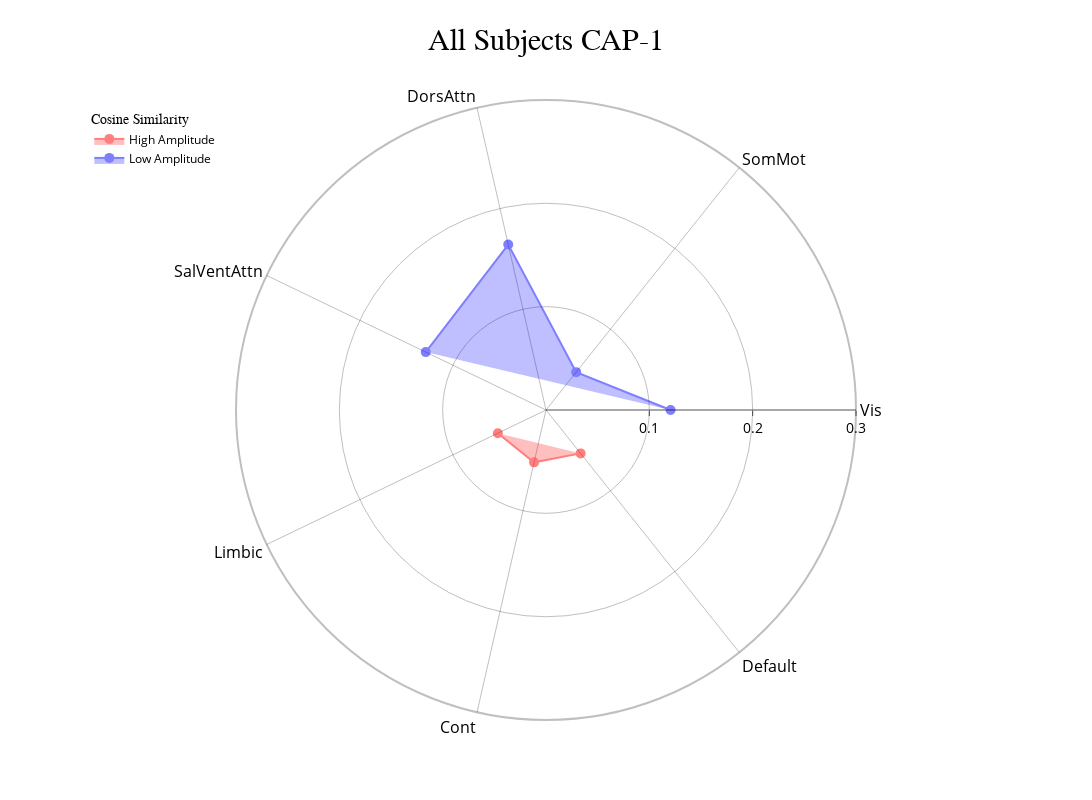
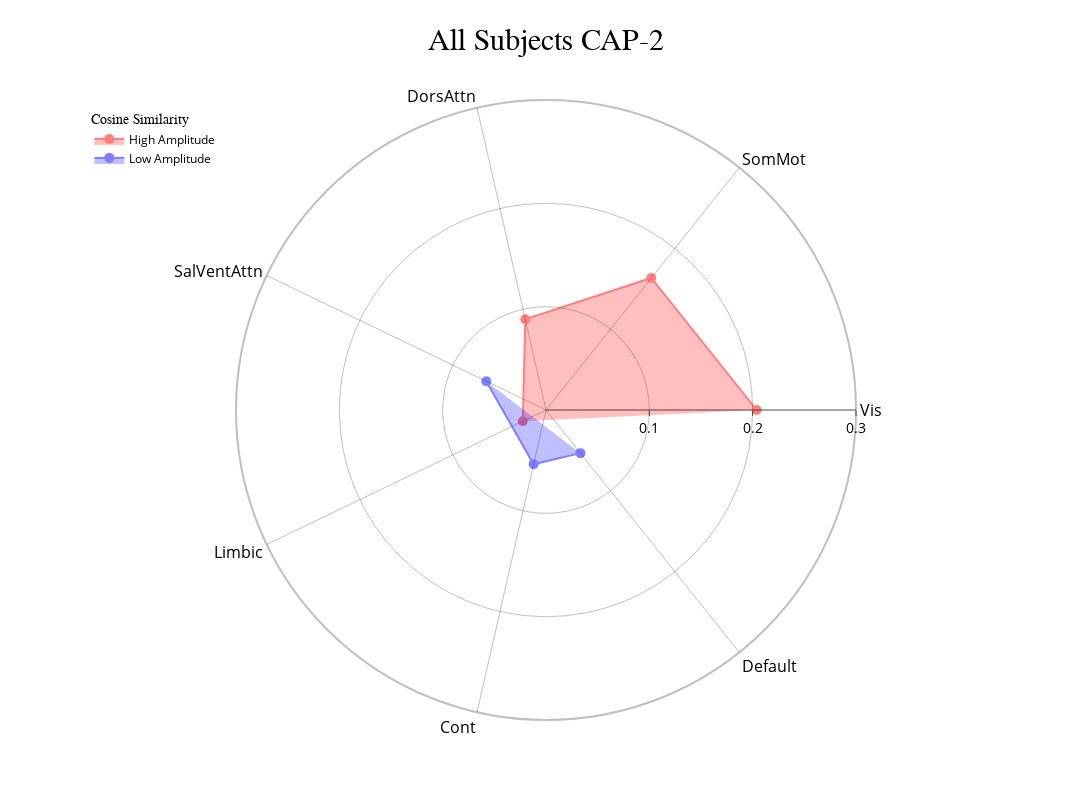
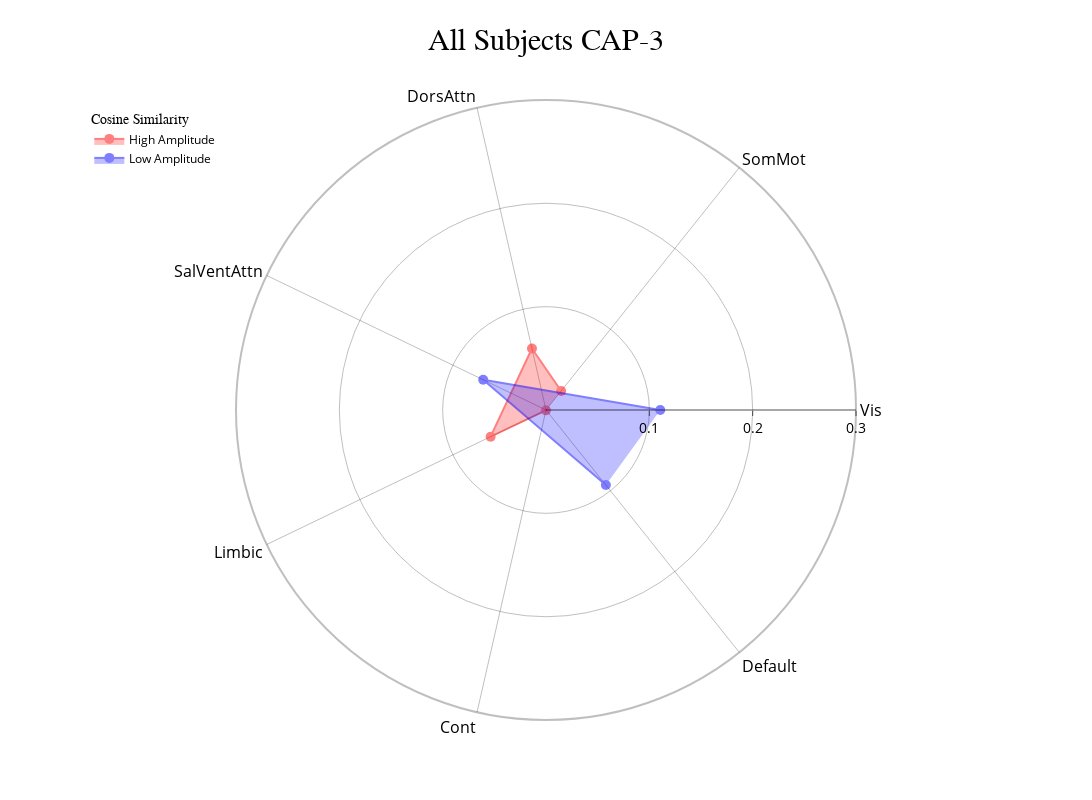
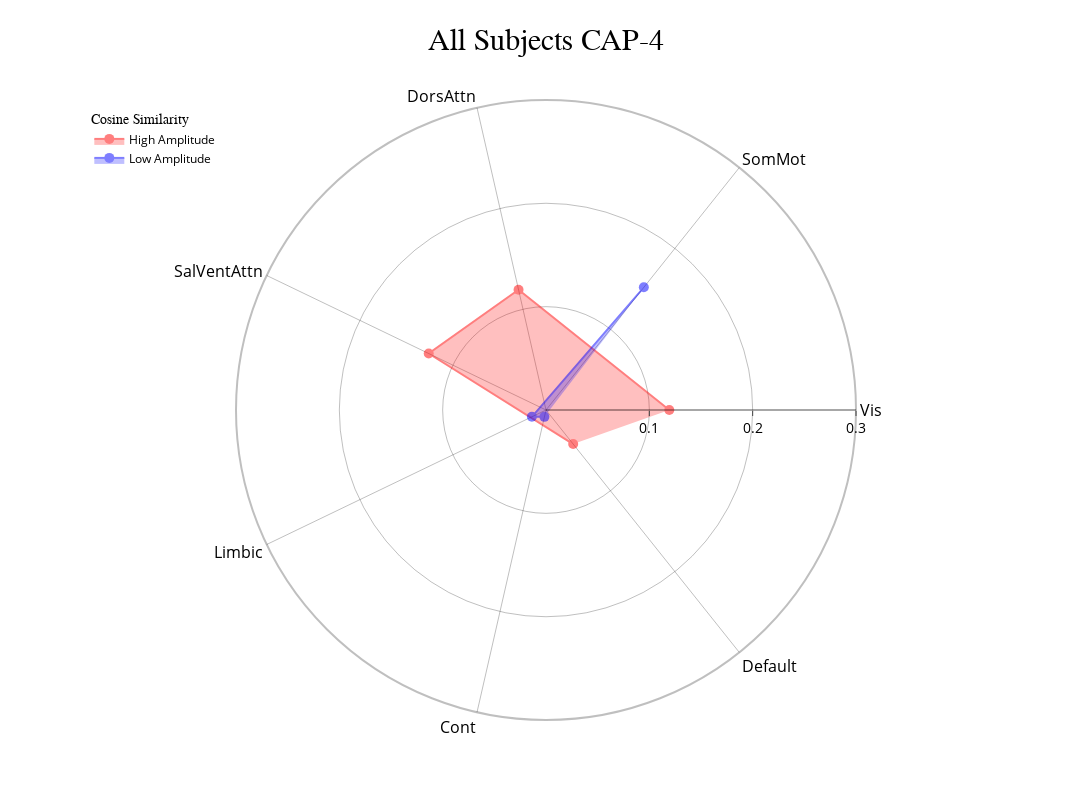

Notebook code cell kept with these figures, in order:
### Code cell
radialaxis={"showline": True, "linewidth": 2, "linecolor": "rgba(0, 0, 0, 0.25)", "gridcolor": "rgba(0, 0, 0, 0.25)", "ticks": "outside" , "tickfont": {"size": 14, "color": "black"},
"range": [0,0.3], "tickvals": [0.1,0.2,0.3]}
#cap_analysis.caps2radar(radialaxis=radialaxis, fill="toself", scattersize=10, output_dir = output_dir)
cap_analysis.caps2radar(radialaxis=radialaxis, fill="toself", scattersize=10)

### Figure 1 — Plotly figure (JSON) as saved in the notebook; plotly's stock layout.template omitted (floating-point values rounded to 4 significant figures)
{"data": [{"connectgaps": true, "fill": "toself", "marker": {"color": "rgba(255, 0, 0, 1)", "size": 10}, "name": "High Amplitude", "opacity": 0.5, "r": [null, null, null, null, 0.0517, 0.05197, 0.0537], "theta": ["Vis", "SomMot", "DorsAttn", "SalVentAttn", "Limbic", "Cont", "Default"], "type": "scatterpolar"}, {"connectgaps": true, "fill": "toself", "marker": {"color": "rgba(0, 0, 255, 1)", "size": 10}, "name": "Low Amplitude", "opacity": 0.5, "r": [0.1205, 0.04686, 0.1642, 0.1292, null, null, null], "theta": ["Vis", "SomMot", "DorsAttn", "SalVentAttn", "Limbic", "Cont", "Default"], "type": "scatterpolar"}], "layout": {"height": 800, "legend": {"font": {"color": "black", "size": 12}, "title": {"font": {"family": "Times New Roman"}, "text": "Cosine Similarity"}, "x": 0.01, "xanchor": "left", "y": 0.99, "yanchor": "top"}, "polar": {"angularaxis": {"gridcolor": "rgba(0, 0, 0, 0.25)", "linecolor": "rgba(0, 0, 0, 0.25)", "linewidth": 2, "showline": true, "tickfont": {"color": "black", "size": 16}}, "bgcolor": "white", "radialaxis": {"gridcolor": "rgba(0, 0, 0, 0.25)", "linecolor": "rgba(0, 0, 0, 0.25)", "linewidth": 2, "range": [0, 0.3], "showline": true, "tickfont": {"color": "black", "size": 14}, "ticks": "outside", "tickvals": [0.1, 0.2, 0.3]}}, "title": {"font": {"color": "black", "family": "Times New Roman", "size": 30}, "text": "All Subjects CAP-1", "x": 0.5}, "width": 1200}}

### Figure 2 — Plotly figure (JSON) as saved in the notebook; plotly's stock layout.template omitted (floating-point values rounded to 4 significant figures)
{"data": [{"connectgaps": true, "fill": "toself", "marker": {"color": "rgba(255, 0, 0, 1)", "size": 10}, "name": "High Amplitude", "opacity": 0.5, "r": [0.2039, 0.1634, 0.09005, null, 0.02491, null, null], "theta": ["Vis", "SomMot", "DorsAttn", "SalVentAttn", "Limbic", "Cont", "Default"], "type": "scatterpolar"}, {"connectgaps": true, "fill": "toself", "marker": {"color": "rgba(0, 0, 255, 1)", "size": 10}, "name": "Low Amplitude", "opacity": 0.5, "r": [null, null, null, 0.06414, null, 0.05392, 0.05339], "theta": ["Vis", "SomMot", "DorsAttn", "SalVentAttn", "Limbic", "Cont", "Default"], "type": "scatterpolar"}], "layout": {"height": 800, "legend": {"font": {"color": "black", "size": 12}, "title": {"font": {"family": "Times New Roman"}, "text": "Cosine Similarity"}, "x": 0.01, "xanchor": "left", "y": 0.99, "yanchor": "top"}, "polar": {"angularaxis": {"gridcolor": "rgba(0, 0, 0, 0.25)", "linecolor": "rgba(0, 0, 0, 0.25)", "linewidth": 2, "showline": true, "tickfont": {"color": "black", "size": 16}}, "bgcolor": "white", "radialaxis": {"gridcolor": "rgba(0, 0, 0, 0.25)", "linecolor": "rgba(0, 0, 0, 0.25)", "linewidth": 2, "range": [0, 0.3], "showline": true, "tickfont": {"color": "black", "size": 14}, "ticks": "outside", "tickvals": [0.1, 0.2, 0.3]}}, "title": {"font": {"color": "black", "family": "Times New Roman", "size": 30}, "text": "All Subjects CAP-2", "x": 0.5}, "width": 1200}}

### Figure 3 — Plotly figure (JSON) as saved in the notebook; plotly's stock layout.template omitted (floating-point values rounded to 4 significant figures)
{"data": [{"connectgaps": true, "fill": "toself", "marker": {"color": "rgba(255, 0, 0, 1)", "size": 10}, "name": "High Amplitude", "opacity": 0.5, "r": [null, 0.02352, 0.06105, null, 0.05948, 0.0003343, null], "theta": ["Vis", "SomMot", "DorsAttn", "SalVentAttn", "Limbic", "Cont", "Default"], "type": "scatterpolar"}, {"connectgaps": true, "fill": "toself", "marker": {"color": "rgba(0, 0, 255, 1)", "size": 10}, "name": "Low Amplitude", "opacity": 0.5, "r": [0.1106, null, null, 0.06745, null, null, 0.0929], "theta": ["Vis", "SomMot", "DorsAttn", "SalVentAttn", "Limbic", "Cont", "Default"], "type": "scatterpolar"}], "layout": {"height": 800, "legend": {"font": {"color": "black", "size": 12}, "title": {"font": {"family": "Times New Roman"}, "text": "Cosine Similarity"}, "x": 0.01, "xanchor": "left", "y": 0.99, "yanchor": "top"}, "polar": {"angularaxis": {"gridcolor": "rgba(0, 0, 0, 0.25)", "linecolor": "rgba(0, 0, 0, 0.25)", "linewidth": 2, "showline": true, "tickfont": {"color": "black", "size": 16}}, "bgcolor": "white", "radialaxis": {"gridcolor": "rgba(0, 0, 0, 0.25)", "linecolor": "rgba(0, 0, 0, 0.25)", "linewidth": 2, "range": [0, 0.3], "showline": true, "tickfont": {"color": "black", "size": 14}, "ticks": "outside", "tickvals": [0.1, 0.2, 0.3]}}, "title": {"font": {"color": "black", "family": "Times New Roman", "size": 30}, "text": "All Subjects CAP-3", "x": 0.5}, "width": 1200}}

### Figure 4 — Plotly figure (JSON) as saved in the notebook; plotly's stock layout.template omitted (floating-point values rounded to 4 significant figures)
{"data": [{"connectgaps": true, "fill": "toself", "marker": {"color": "rgba(255, 0, 0, 1)", "size": 10}, "name": "High Amplitude", "opacity": 0.5, "r": [0.1193, null, 0.1194, 0.126, null, null, 0.04218], "theta": ["Vis", "SomMot", "DorsAttn", "SalVentAttn", "Limbic", "Cont", "Default"], "type": "scatterpolar"}, {"connectgaps": true, "fill": "toself", "marker": {"color": "rgba(0, 0, 255, 1)", "size": 10}, "name": "Low Amplitude", "opacity": 0.5, "r": [null, 0.1518, null, null, 0.01515, 0.006811, null], "theta": ["Vis", "SomMot", "DorsAttn", "SalVentAttn", "Limbic", "Cont", "Default"], "type": "scatterpolar"}], "layout": {"height": 800, "legend": {"font": {"color": "black", "size": 12}, "title": {"font": {"family": "Times New Roman"}, "text": "Cosine Similarity"}, "x": 0.01, "xanchor": "left", "y": 0.99, "yanchor": "top"}, "polar": {"angularaxis": {"gridcolor": "rgba(0, 0, 0, 0.25)", "linecolor": "rgba(0, 0, 0, 0.25)", "linewidth": 2, "showline": true, "tickfont": {"color": "black", "size": 16}}, "bgcolor": "white", "radialaxis": {"gridcolor": "rgba(0, 0, 0, 0.25)", "linecolor": "rgba(0, 0, 0, 0.25)", "linewidth": 2, "range": [0, 0.3], "showline": true, "tickfont": {"color": "black", "size": 14}, "ticks": "outside", "tickvals": [0.1, 0.2, 0.3]}}, "title": {"font": {"color": "black", "family": "Times New Roman", "size": 30}, "text": "All Subjects CAP-4", "x": 0.5}, "width": 1200}}
